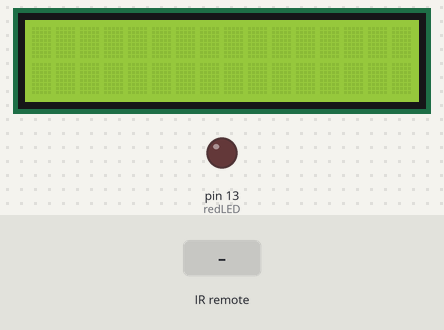
The sketch below on a simulated Arduino Uno, built with avr-gcc and run on an emulated ATmega328P. Shown: 16×2 character LCD, output pins drawn as LEDs (lit = HIGH). The inputs (shaded band) are chosen by the test bench.

Above: at 1.2 s.
1.3 s: infrared code 0xBA45FF00 received
At 2.2 s:
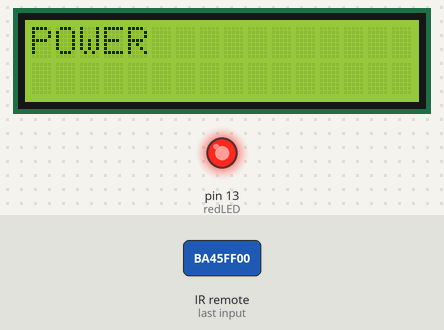
2.8 s: infrared code 0xB847FF00 received
At 6.6 s:
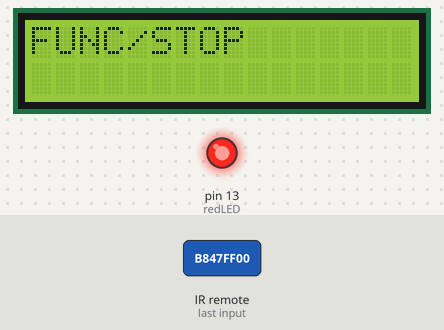
Timing chart, 0 to 10.8 s (numbered marks = the images above; inputs shaded):
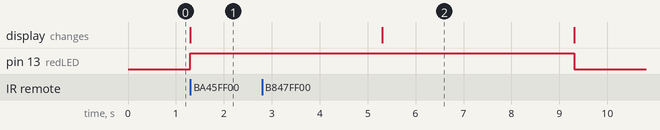

The sketch:

IR_Receiver_Module_with_LCD_screen.ino
```cpp
#include "IRremote.h"
#include <LiquidCrystal.h>

int receiver = 6; // Signal Pin of IR receiver to Arduino Digital Pin 6
int redLED = 13; //Pin connected to red LED

// initialize the library with the numbers of the interface pins
LiquidCrystal lcd(7, 8, 9, 10, 11, 12);

/*-----( Declare objects )-----*/
IRrecv irrecv(receiver);     // create instance of 'irrecv'
//variable uses to store the last decodedRawData
uint32_t last_decodedRawData = 0;
/*-----( Function )-----*/
String translateIR() // takes action based on IR code received
{
  //map the IR code to the remote key
  switch (irrecv.decodedIRData.decodedRawData)
  {
    case 0xBA45FF00: return("POWER"); break;
    case 0xB847FF00: return("FUNC/STOP"); break;
    case 0xB946FF00: return("VOL+"); break;
    case 0xBB44FF00: return("FAST BACK");    break;
    case 0xBF40FF00: return("PAUSE");    break;
    case 0xBC43FF00: return("FAST FORWARD");   break;
    case 0xF807FF00: return("DOWN");    break;
    case 0xEA15FF00: return("VOL-");    break;
    case 0xF609FF00: return("UP");    break;
    case 0xE619FF00: return("EQ");    break;
    case 0xF20DFF00: return("ST/REPT");    break;
    case 0xE916FF00: return("0");    break;
    case 0xF30CFF00: return("1");    break;
    case 0xE718FF00: return("2");    break;
    case 0xA15EFF00: return("3");    break;
    case 0xF708FF00: return("4");    break;
    case 0xE31CFF00: return("5");    break;
    case 0xA55AFF00: return("6");    break;
    case 0xBD42FF00: return("7");    break;
    case 0xAD52FF00: return("8");    break;
    case 0xB54AFF00: return("9");    break;
    default:
      return(" Choose again   ");
  }
  delay(500); // Do not get immediate repeat
}

void setup()
{
  lcd.begin(16, 2);
  irrecv.enableIRIn(); // Start the receiver
  pinMode(redLED, OUTPUT);

}

void loop()
{
  // set the cursor to column 0, line 1
  // (note: line 1 is the second row, since counting begins with 0):
  lcd.setCursor(0, 1);
  lcd.clear(); //Clear the previous output
  if (irrecv.decode()) // have we received an IR signal?
  {
    digitalWrite(redLED, HIGH);
    String command = translateIR(); //Make it into a string
    lcd.print(command); //Print it onto the LCD
    delay(4000); //Delay 4 seconds
    digitalWrite(redLED, LOW);
    irrecv.resume(); // receive the next value
  }
}
```

Measured:
- after the input at 1.3 s, pin 13 (redLED): LOW → HIGH at once; the display: changes at once (image 1)
- after the input at 2.8 s, pin 13 (redLED): HIGH → LOW after 6.5 s instead of 2.5 s; the display: changes after 2.5 s (image 2)
